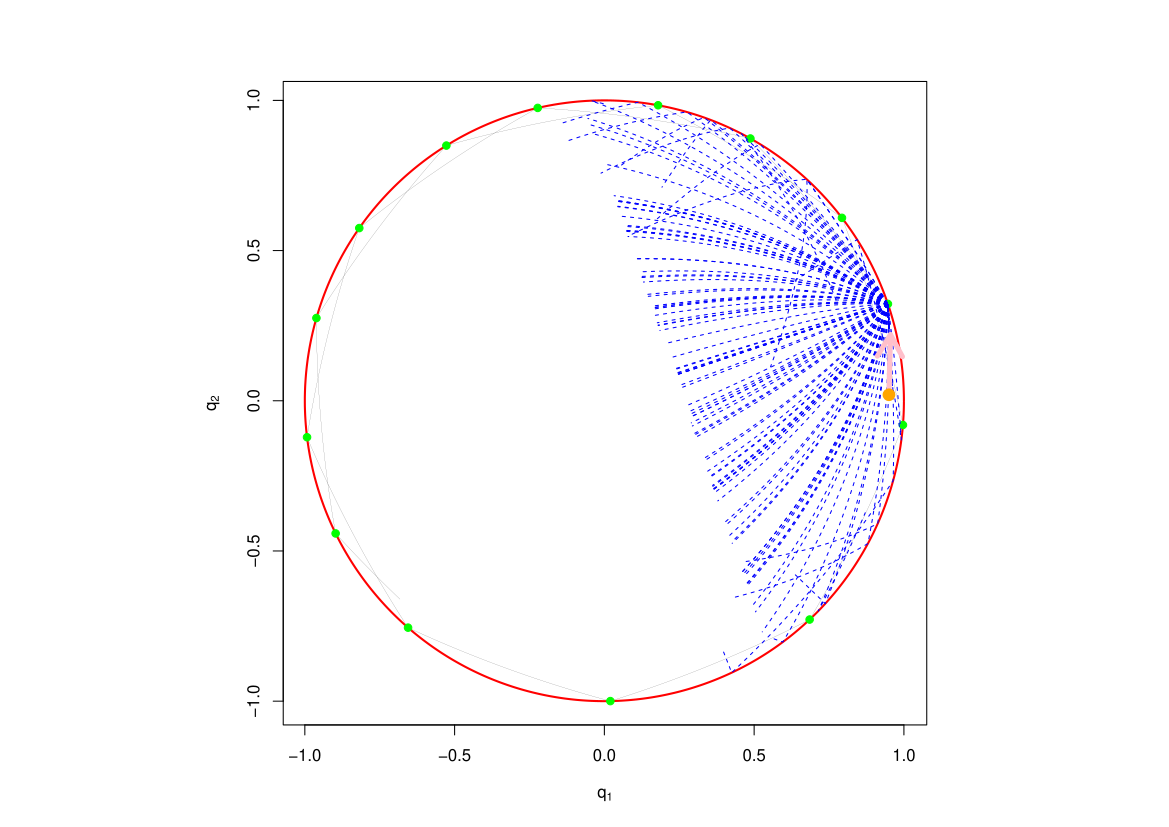

The R source for this figure:
rm(list = ls())
library(doParallel)
library(dplyr)
source("piecewise_smooth/implementation_scripts/general_scripts/grhmc_piecewise_smooth_density_transformed_function.R")

c1 <- exp(-1 / 2)
c2 <- exp(-1 / 8) # both are normalising constant in order to get 1 when integrating over the whole R^2.  


marginal_q1_pdf <- function(q1) {
  
  ifelse(
    abs(q1) > 1,
    c1 / c2 * dnorm(q1, mean = 0, sd = 2),
    c1 / c2 * dnorm(q1, mean = 0, sd = 2) * 2 * (1 - pnorm(sqrt(1 - q1 ^ 2) / 2)) + 
      dnorm(q1) * (2 * pnorm(sqrt(1 - q1 ^ 2)) - 1)
  )
  
}

# Deterministic

deterministic_model_list <- list(
  
  n_parameters = 2, 
  
  target_jump_fun = function(q) {
    
    region_id <<- as.integer(sum(q ^ 2) <= 1) + 1
    
  },
  
  region_lin_root_list = NULL,
  
  additional_lin_root_list = NULL, 
  
  log_target_grad_list = list(
    
    list(
      function(q) -diag(rep(0.25, 2)) %*% q,
      function(q) -q
    )
    
  ),
  
  target_list = list(
    
    list(
      function(q) mvtnorm::dmvnorm(q, sigma = diag(rep(4, 2))) * c1 / c2,
      function(q) mvtnorm::dmvnorm(q)
    )
    
  ),
  
  log_target_list = list(
    
    list(
      function(q) log(mvtnorm::dmvnorm(q, sigma = diag(rep(4, 2))) * c1 / c2),
      function(q) mvtnorm::dmvnorm(q, log = T)
    )
    
  ),
  
  sim_q0 = function() rnorm(2)
  
)

deterministic_additional_non_lin_root_fun <- function(t, y, parms, m_vector, s_vector, adaptive_yes_or_no) {
  
  # print(paste0("m_vector:", m_vector))
  # print(paste0("s_vector:", s_vector))
  d <- deterministic_model_list$n_parameters
  # print(paste0("qbar: ", y[4:(4 + d - 1)]))
  # print(paste0("pbar: ", y[(4 + 2 * d):(4 + 2 * d - 1)]))
  
  q <- m_vector + s_vector * y[4:(4 + d - 1)]
  
  -sum(q ^ 2) + 1
  
}

adaptive_num_of_y_elements <- 4 + 7 * deterministic_model_list$n_parameters - 1
sampling_num_of_y_elements <- 4 + 6 * deterministic_model_list$n_parameters - 1


deterministic_additional_non_lin_event_fun <- function(t, y, parms, m_vector, s_vector, adaptive_yes_or_no) {
  
  d <- deterministic_model_list$n_parameters
  
  # print("#######################")
  # print("Boundary crossing")
  # print(paste0("Current region: ", region_id))
  # print(paste0("t: ", t))
  
  old_qbar <- y[4:(4 + d - 1)]
  old_pbar <- y[(4 + d):(4 + 2 * d - 1)]
  
  # print(paste0("Current qbar: ", old_qbar))
  # print(paste0("Current pbar: ", old_pbar))
  
  old_q <- m_vector + s_vector * old_qbar
  old_q[abs(old_q) <= 1e-13] <- 0
  # print(paste0("Current q: ", old_q))
  # print(paste0("Current q length squared: ", sum(old_q^2)))
  
  normal_vec <- c(-2 * old_q[1], -2 * old_q[2]) * s_vector
  # print(paste0("normal vec: ", normal_vec))
  
  # Next: Find the projection of pbar onto the normal vec
  old_pbar_perpendicular <- sum(old_pbar * normal_vec) / sum(normal_vec ^ 2) * normal_vec
  # print(paste0("pbar_perpendicular: ", old_pbar_perpendicular))
  old_pbar_parallel <- old_pbar - old_pbar_perpendicular
  # print(paste0("pbar_parallel: ", old_pbar_parallel))
  
  norm_squared_old_pbar_perpendicular <- sum(old_pbar_perpendicular ^ 2)
  # print(paste0("norm_squared_old_pbar_perpendicular: ", norm_squared_old_pbar_perpendicular))
  
  # For this restriction, the method of adding a tiny amount of the momentum does not always work as the boundary is curved
  # To ensure that we evaluate the potential energy of a new region, a small amount of the vector from the origin to the current qbar itself is added/subtracted
  
  if (region_id == 2) {
    new_qbar_eps <- old_qbar - normal_vec * 1e-5
    old_qbar_eps <- old_qbar + normal_vec * 1e-5
  } else {
    old_qbar_eps <- old_qbar - normal_vec * 1e-5
    new_qbar_eps <- old_qbar + normal_vec * 1e-5
  }
  
  new_q_eps <- m_vector + s_vector * new_qbar_eps
  # print(paste0("New q: ", new_q_eps))
  # print(paste0("New q length squared: ", sum(new_q_eps^2)))
  
  old_q_eps <- m_vector + s_vector * old_qbar_eps
  # print(paste0("Old q: ", old_q_eps))
  # print(paste0("Old q length squared: ", sum(old_q_eps^2)))
  
  old_potential_energy <- -deterministic_model_list$log_target_fun(old_q)
  # print(paste0("old_potential_energy: ", old_potential_energy))
  
  deterministic_model_list$target_jump_fun(new_q_eps)
  
  new_potential_energy <- -deterministic_model_list$log_target_fun(old_q) # log det(S) cancel out? 
  # print(paste0("new_potential_energy: ", new_potential_energy))
  
  delta_U <- new_potential_energy - old_potential_energy
  
  # print(paste0("delta_U: ", delta_U))
  
  if (delta_U == 0) {
    stop("Numerical issue - tweak either offset of root finder or increment")
  }
  
  if (norm_squared_old_pbar_perpendicular > 2 * delta_U) {
    
    # print("Cross boundary")
    
    new_pbar_perpendicular <- sqrt(norm_squared_old_pbar_perpendicular - 2 * delta_U) * old_pbar_perpendicular / sqrt(norm_squared_old_pbar_perpendicular)
    
    new_pbar <- old_pbar_parallel + new_pbar_perpendicular
    # print(paste0("new pbar:", new_pbar))
    
    if (adaptive_yes_or_no) {
      
      new.state <- c(
        y[1:3],
        old_qbar,
        # new_qbar_eps,
        new_pbar,
        y[(4 + 2 * d):adaptive_num_of_y_elements]
      )
      
    } else {
      
      if (sampling_compute_temporal_averages_of_moments) {
        new.state <- c(
          y[1:3],
          old_qbar,
          # new_qbar_eps,
          new_pbar,
          y[(4 + 2 * d):sampling_num_of_y_elements]
        )
      } else {
        new.state <- c(
          y[1:3],
          old_qbar,
          # new_qbar_eps,
          new_pbar
        )
      }
      
      
      
    }
    
    # print(paste0("New region: ", region_id))
    
  } else {
    # print("No cross boundary")
    new_pbar_perpendicular <- -old_pbar_perpendicular
    
    new_pbar <- old_pbar_parallel + new_pbar_perpendicular
    new_qbar <- old_qbar_eps
    # print(paste0("new pbar:", new_pbar))
    
    deterministic_model_list$target_jump_fun(old_q_eps) # ensure that the region just before hit is relevant again
    # print(paste0("New region: ", region_id))
    
    deterministic_num_of_reflections <<- deterministic_num_of_reflections + 1
    deterministic_store_q_collisions[deterministic_num_of_reflections, ] <<- old_qbar
    
    if (adaptive_yes_or_no) {
      
      if (!nut_time_found_indicator) {
        
        sum_all_nut_times <<- sum_all_nut_times + (t - t_at_current_qbar)
        
      } else {
        
        nut_time_found_indicator <<- FALSE
        
      }
      
      t_at_current_qbar <<- t
      current_qbar <<- old_qbar
      
      if (t > proportion_time_until_adaptive_start * time_period_adaptive) {
        
        lambda_adaptive <<- n_uncensored_nut_times / sum_all_nut_times
        
        if (lambda_adaptive < lambda_lower_limit) {
          lambda_adaptive <<- lambda_lower_limit
        }
        
      }
      
      new.state <- c(
        y[1:3],
        old_qbar,
        # new_qbar,
        new_pbar,
        y[(4 + 2 * d):(4 + 7 * d - 1)]
      )
    } else {
      
      if (sampling_compute_temporal_averages_of_moments) {
        new.state <- c(
          y[1:3],
          old_qbar,
          # new_qbar,
          new_pbar,
          y[(4 + 2 * d):(4 + 6 * d - 1)]
        )
      } else {
        new.state <- c(
          y[1:3],
          old_qbar,
          # new_qbar,
          new_pbar
        )
      }
      
      
    }
    
  }
  
  new.state
  
}

deterministic_model_list$additional_non_lin_root_list = list(root_fun = deterministic_additional_non_lin_root_fun, event_fun = deterministic_additional_non_lin_event_fun)


deterministic_model_list$log_target_grad <- function(q) {
  
  deterministic_model_list$log_target_grad_list[[1]][[region_id]](q)
  
}

deterministic_model_list$target_fun <- function(q) {
  
  deterministic_model_list$target_list[[1]][[region_id]](q)
  
}

deterministic_model_list$log_target_fun <- function(q) {
  
  deterministic_model_list$log_target_list[[1]][[region_id]](q)
  
}

set.seed(1)
qbar_initial <- c(0.95, 0.02)
pbar_initial <- c(0.05, 2)
u_initial <- rexp(1)
deterministic_num_of_reflections <- 0
deterministic_store_q_collisions <- matrix(nrow = 100000, ncol = 2)

system.time(
  deterministic_test_run <- grhmc_piecewise_smooth_density_transformed_function(
    model_list = deterministic_model_list,
    lambda = 0.001,
    # T = 100,
    T = 5,
    n_samples = 10000,
    diag_s_elements_initial = rep(1, 2),
    m_initial = rep(0, 2),
    qbar_initial = qbar_initial,
    pbar_initial = pbar_initial,
    Lambda_initial = 0,
    u_initial = u_initial,
    random_state = NULL,
    rtol = NULL,
    atol = NULL,
    h_max = 1.0,
    reflection_type = NULL, 
    verbose_at_refresh = T,
    last.root.offset.lin.root.finder = 1e-10,
    last.root.offset.non.lin.root.finder = 1e-5,
    precision_real_root_lin_root_finder = 1.0e-13,
    num_subdiv_non_lin_root_finder = 20L
  )
)

# Randomized 

randomized_model_list <- list(
  
  n_parameters = 2, 
  
  target_jump_fun = function(q) {
    
    region_id <<- as.integer(sum(q ^ 2) <= 1) + 1
    
  },
  
  region_lin_root_list = NULL,
  
  additional_lin_root_list = NULL, 
  
  log_target_grad_list = list(
    
    list(
      function(q) -diag(rep(0.25, 2)) %*% q,
      function(q) -q
    )
    
  ),
  
  target_list = list(
    
    list(
      function(q) mvtnorm::dmvnorm(q, sigma = diag(rep(4, 2))) * c1 / c2,
      function(q) mvtnorm::dmvnorm(q)
    )
    
  ),
  
  log_target_list = list(
    
    list(
      function(q) log(mvtnorm::dmvnorm(q, sigma = diag(rep(4, 2))) * c1 / c2),
      function(q) mvtnorm::dmvnorm(q, log = T)
    )
    
  ),
  
  sim_q0 = function() rnorm(2)
  
)

randomized_additional_non_lin_root_fun <- function(t, y, parms, m_vector, s_vector, adaptive_yes_or_no) {
  
  # print(paste0("m_vector:", m_vector))
  # print(paste0("s_vector:", s_vector))
  d <- randomized_model_list$n_parameters
  # print(paste0("qbar: ", y[4:(4 + d - 1)]))
  # print(paste0("pbar: ", y[(4 + 2 * d):(4 + 2 * d - 1)]))
  
  q <- m_vector + s_vector * y[4:(4 + d - 1)]
  
  -sum(q ^ 2) + 1
  
}

randomized_adaptive_num_of_y_elements <- 4 + 7 * randomized_model_list$n_parameters - 1
randomized_sampling_num_of_y_elements <- 4 + 6 * randomized_model_list$n_parameters - 1


randomized_additional_non_lin_event_fun <- function(t, y, parms, m_vector, s_vector, adaptive_yes_or_no) {
  
  d <- randomized_model_list$n_parameters
  
  # print("#######################")
  # print("Boundary crossing")
  # print(paste0("Current region: ", region_id))
  # print(paste0("t: ", t))
  
  old_qbar <- y[4:(4 + d - 1)]
  old_pbar <- y[(4 + d):(4 + 2 * d - 1)]
  
  # print(paste0("Current qbar: ", old_qbar))
  # print(paste0("Current pbar: ", old_pbar))
  
  old_q <- m_vector + s_vector * old_qbar
  old_q[abs(old_q) <= 1e-13] <- 0
  # print(paste0("Current q: ", old_q))
  # print(paste0("Current q length squared: ", sum(old_q^2)))
  
  normal_vec <- c(-2 * old_q[1], -2 * old_q[2]) * s_vector
  # print(paste0("normal vec: ", normal_vec))
  
  # Next: Find the projection of pbar onto the normal vec
  old_pbar_perpendicular <- sum(old_pbar * normal_vec) / sum(normal_vec ^ 2) * normal_vec
  # print(paste0("pbar_perpendicular: ", old_pbar_perpendicular))
  old_pbar_parallel <- old_pbar - old_pbar_perpendicular
  # print(paste0("pbar_parallel: ", old_pbar_parallel))
  
  norm_squared_old_pbar_perpendicular <- sum(old_pbar_perpendicular ^ 2)
  # print(paste0("norm_squared_old_pbar_perpendicular: ", norm_squared_old_pbar_perpendicular))
  
  # For this restriction, the method of adding a tiny amount of the momentum does not always work as the boundary is curved
  # To ensure that we evaluate the potential energy of a new region, a small amount of the vector from the origin to the current qbar itself is added/subtracted
  
  if (region_id == 2) {
    new_qbar_eps <- old_qbar - normal_vec * 1e-5
    old_qbar_eps <- old_qbar + normal_vec * 1e-5
  } else {
    old_qbar_eps <- old_qbar - normal_vec * 1e-5
    new_qbar_eps <- old_qbar + normal_vec * 1e-5
  }
  
  new_q_eps <- m_vector + s_vector * new_qbar_eps
  # print(paste0("New q: ", new_q_eps))
  # print(paste0("New q length squared: ", sum(new_q_eps^2)))
  
  old_q_eps <- m_vector + s_vector * old_qbar_eps
  # print(paste0("Old q: ", old_q_eps))
  # print(paste0("Old q length squared: ", sum(old_q_eps^2)))
  
  old_potential_energy <- -randomized_model_list$log_target_fun(old_q)
  # print(paste0("old_potential_energy: ", old_potential_energy))
  
  randomized_model_list$target_jump_fun(new_q_eps)
  
  new_potential_energy <- -randomized_model_list$log_target_fun(old_q) # log det(S) cancel out? 
  # print(paste0("new_potential_energy: ", new_potential_energy))
  
  delta_U <- new_potential_energy - old_potential_energy
  
  # print(paste0("delta_U: ", delta_U))
  
  if (delta_U == 0) {
    stop("Numerical issue - tweak either offset of root finder or increment")
  }
  
  if (norm_squared_old_pbar_perpendicular > 2 * delta_U) {
    
    # print("Cross boundary")
    
    new_pbar_perpendicular <- sqrt(norm_squared_old_pbar_perpendicular - 2 * delta_U) * old_pbar_perpendicular / sqrt(norm_squared_old_pbar_perpendicular)
    
    new_pbar <- old_pbar_parallel + new_pbar_perpendicular
    # print(paste0("new pbar:", new_pbar))
    
    if (adaptive_yes_or_no) {
      
      new.state <- c(
        y[1:3],
        old_qbar,
        # new_qbar_eps,
        new_pbar,
        y[(4 + 2 * d):adaptive_num_of_y_elements]
      )
      
    } else {
      
      if (sampling_compute_temporal_averages_of_moments) {
        new.state <- c(
          y[1:3],
          old_qbar,
          # new_qbar_eps,
          new_pbar,
          y[(4 + 2 * d):sampling_num_of_y_elements]
        )
      } else {
        new.state <- c(
          y[1:3],
          old_qbar,
          # new_qbar_eps,
          new_pbar
        )
      }
      
      
      
    }
    
    # print(paste0("New region: ", region_id))
    
  } else {
    # print("No cross boundary")
    z <- rnorm(d)
    
    new_pbar <- z - sum((old_pbar + z) * normal_vec) / sum(normal_vec ^ 2) * normal_vec
    new_qbar <- old_qbar_eps
    # print(paste0("new pbar:", new_pbar))
    
    randomized_model_list$target_jump_fun(old_q_eps) # ensure that the region just before hit is relevant again
    # print(paste0("New region: ", region_id))
    
    randomized_num_of_reflections <<- randomized_num_of_reflections + 1
    randomized_store_q_collisions[randomized_num_of_reflections, ] <<- old_qbar
    
    if (adaptive_yes_or_no) {
      
      if (!nut_time_found_indicator) {
        
        sum_all_nut_times <<- sum_all_nut_times + (t - t_at_current_qbar)
        
      } else {
        
        nut_time_found_indicator <<- FALSE
        
      }
      
      t_at_current_qbar <<- t
      current_qbar <<- old_qbar
      
      if (t > proportion_time_until_adaptive_start * time_period_adaptive) {
        
        lambda_adaptive <<- n_uncensored_nut_times / sum_all_nut_times
        
        if (lambda_adaptive < lambda_lower_limit) {
          lambda_adaptive <<- lambda_lower_limit
        }
        
      }
      
      new.state <- c(
        y[1:3],
        old_qbar,
        # new_qbar,
        new_pbar,
        y[(4 + 2 * d):(4 + 7 * d - 1)]
      )
    } else {
      if (sampling_compute_temporal_averages_of_moments) {
        new.state <- c(
          y[1:3],
          old_qbar,
          # new_qbar,
          new_pbar,
          y[(4 + 2 * d):(4 + 6 * d - 1)]
        )
      } else {
        new.state <- c(
          y[1:3],
          old_qbar,
          # new_qbar,
          new_pbar
        )
      }
      
    }
    
  }
  
  new.state
  
}

randomized_model_list$additional_non_lin_root_list = list(root_fun = randomized_additional_non_lin_root_fun, event_fun = randomized_additional_non_lin_event_fun)


randomized_model_list$log_target_grad <- function(q) {
  
  randomized_model_list$log_target_grad_list[[1]][[region_id]](q)
  
}

randomized_model_list$target_fun <- function(q) {
  
  randomized_model_list$target_list[[1]][[region_id]](q)
  
}

randomized_model_list$log_target_fun <- function(q) {
  
  randomized_model_list$log_target_list[[1]][[region_id]](q)
  
}

par(pty = "s")
plot(deterministic_test_run$q_original_samples, type = "l", lwd = 0.1, ylab = expression(q[2]), xlab = expression(q[1]))
lines(cos(seq(from = 0, to = 2 * pi, by = 0.01)), sin(seq(from = 0, to = 2 * pi, by = 0.01)), col = "red", lwd = 2)
points(deterministic_store_q_collisions, col = "green", pch = 19)
for (i in 1:100) {
  
  set.seed(1)
  qbar_initial <- c(0.95, 0.02)
  pbar_initial <- c(0.05, 2)
  u_initial <- rexp(1)
  randomized_num_of_reflections <- 0
  randomized_store_q_collisions <- matrix(nrow = 100000, ncol = 2)
  
  system.time(
    randomized_test_run <- grhmc_piecewise_smooth_density_transformed_function(
      model_list = randomized_model_list,
      lambda = 0.001,
      T = 1,
      n_samples = 10000,
      diag_s_elements_initial = rep(1, 2),
      m_initial = rep(0, 2),
      qbar_initial = qbar_initial,
      pbar_initial = pbar_initial,
      Lambda_initial = 0,
      u_initial = u_initial,
      random_state = i,
      rtol = NULL,
      atol = NULL,
      h_max = 1.0,
      reflection_type = NULL, 
      verbose_at_refresh = T,
      last.root.offset.lin.root.finder = 1e-10,
      last.root.offset.non.lin.root.finder = 1e-5,
      precision_real_root_lin_root_finder = 1.0e-13,
      num_subdiv_non_lin_root_finder = 20L
    )
  )
  lines(randomized_test_run$q_original_samples, col = "blue", lwd = 1, lty = 2)
}
arrows(qbar_initial[1], qbar_initial[2], qbar_initial[1] + 0.1 * pbar_initial[1], qbar_initial[2] + 0.1 * pbar_initial[2], col = "pink", lwd = 5)
points(matrix(qbar_initial, nrow = 1), col = "orange", pch = 19, lwd = 5)
